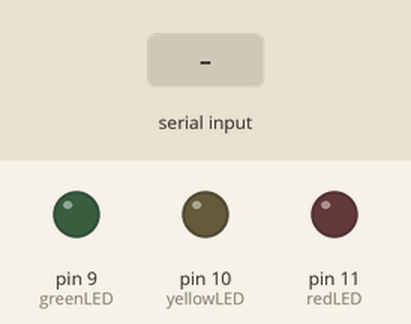
Bench run of a sketch on a simulated Arduino Uno, built with avr-gcc and run on an emulated ATmega328P. Parts: output pins drawn as LEDs (lit = HIGH). Dashed ring = blinking. Inputs (shaded band) come from the test bench.

Above: at 1.2 s.
1.3 s: "b" received over Serial
At 1.7 s:
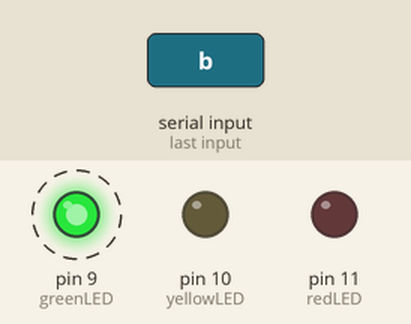
4.3 s: "y" received over Serial
At 6.8 s:
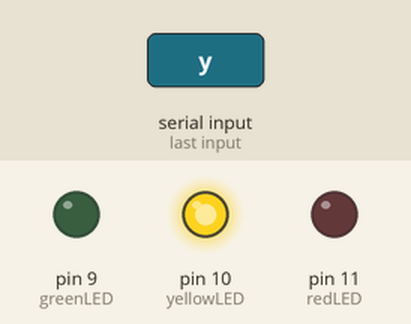
7.3 s: "r" received over Serial
At 7.6 s:
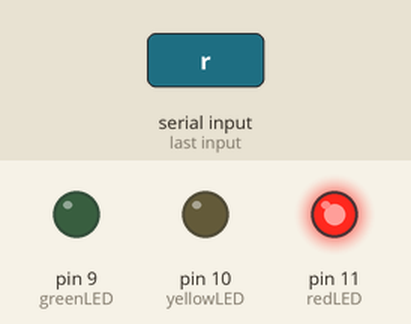
8.8 s: "b" received over Serial
At 9.2 s:
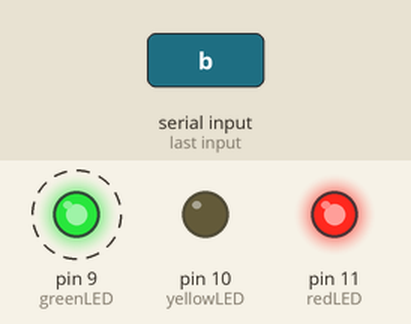
11.8 s: "g" received over Serial
At 14.9 s:
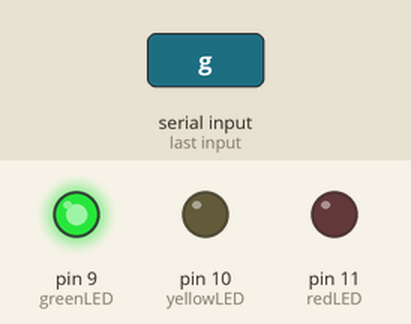
Timing chart, 0 to 15.8 s (numbered marks = the images above; inputs shaded):
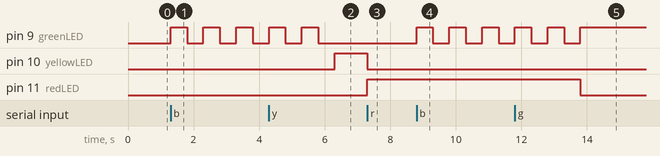

Measured:
- after the input at 1.3 s, pin 9 (greenLED): alternates HIGH for 0.50 s and LOW for 0.50 s, starting at once
- after the input at 4.3 s, pin 10 (yellowLED): LOW → HIGH after 2.0 s
- after the input at 7.3 s, pin 10 (yellowLED): HIGH → LOW at once; pin 11 (redLED): LOW → HIGH at once
- after the input at 8.8 s, pin 9 (greenLED): alternates HIGH for 0.50 s and LOW for 0.50 s, starting at once
- after the input at 11.8 s, pin 11 (redLED): HIGH → LOW after 2.0 s

The sketch:

Pract_4_2.ino
```cpp
const int greenLED = 9;
const int yellowLED = 10;
const int redLED = 11;

void setup() {
  Serial.begin(9600);
  pinMode(greenLED, OUTPUT);
  pinMode(yellowLED, OUTPUT);
  pinMode(redLED, OUTPUT);
  digitalWrite(greenLED, LOW);
  digitalWrite(yellowLED, LOW);
  digitalWrite(redLED, LOW);
}

void loop() {
  if (Serial.available() > 0) {
    char input = Serial.read();
    if (input == 'b') {
      blinkGreenLED();
    } else if (input == 'g') {
      illuminateLED(greenLED);
    } else if (input == 'y') {
      illuminateLED(yellowLED);
    } else if (input == 'r') {
      illuminateLED(redLED);
    }
  }
}

void blinkGreenLED() {
  for (int i = 0; i < 5; i++) { // Blink 5 times
    digitalWrite(greenLED, HIGH);
    delay(500);
    digitalWrite(greenLED, LOW);
    delay(500);
  }
}

void illuminateLED(int ledPin) {
  digitalWrite(greenLED, LOW);
  digitalWrite(yellowLED, LOW);
  digitalWrite(redLED, LOW);
  digitalWrite(ledPin, HIGH);
}
```
